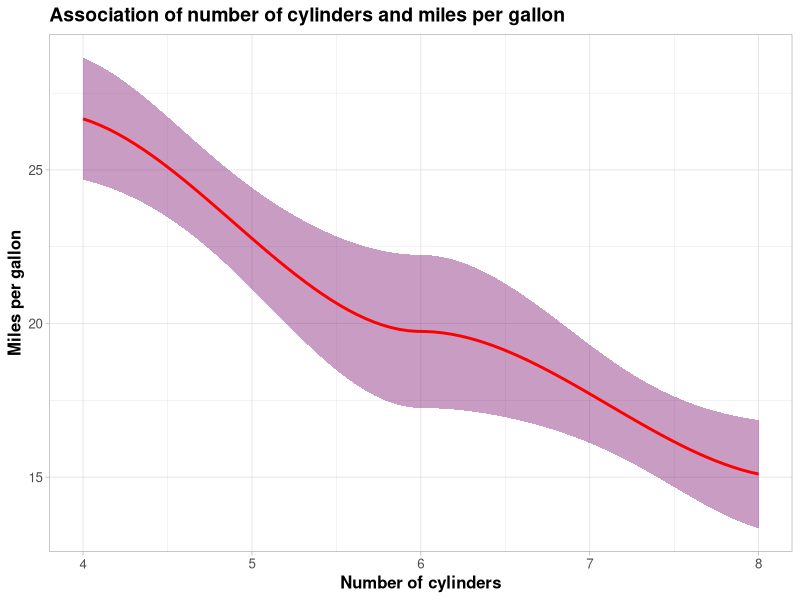

Write the R code that produced this figure.
library(tidyverse)
library(ggplot2)
library(psych)


describe(mtcars)


ggplot(mtcars, aes(cyl, mpg)) +
  geom_smooth(color = 'red', fill = "#78086C") +
  theme_light() +
  theme(text = element_text(size = 12), plot.title = element_text(size=14, face="bold"),
        axis.title.x = element_text(color="black", size=12, face="bold"),
        axis.title.y = element_text(color="black", size=12, face="bold")) +
  xlab("Number of cylinders") +
  ylab("Miles per gallon") +
  ggtitle("Association of number of cylinders and miles per gallon")
  

